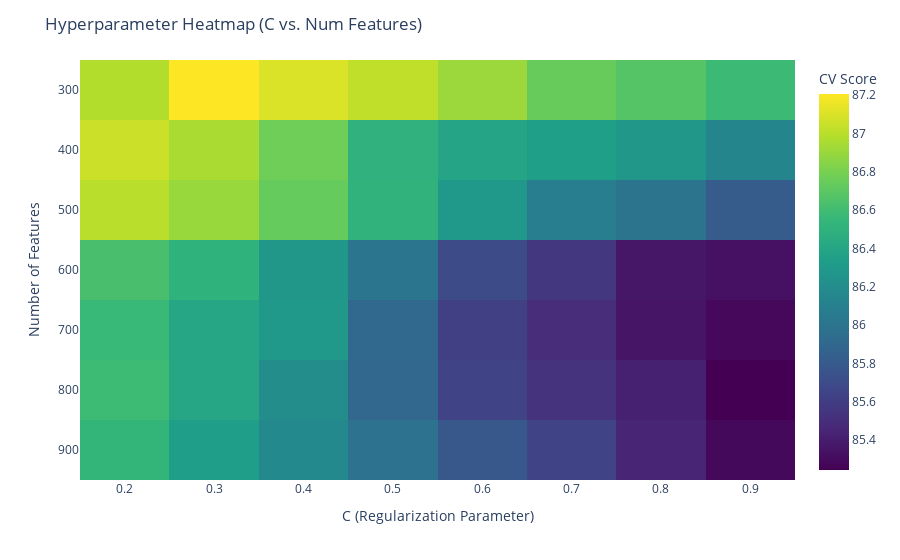

The code cell stored with this chart in its notebook:
### Code cell
gsr = grid_search_results.copy()
gsr["score"] = gsr["cv_mean"]
gsr["C"] = grid_search_results["C"].astype(str)
gsr["num_features"] = grid_search_results["num_features"]
heatmap_data = gsr.pivot(index="num_features", columns="C", values="score")
fig = px.imshow(
    heatmap_data, 
    labels=dict(x="C (Regularization)", y="Number of Features", color="CV Score"),
    color_continuous_scale="Viridis",  # Color options: 'Blues', 'Inferno', 'Magma'
    aspect="auto"
)

# Add titles and format layout
fig.update_layout(
    title="Hyperparameter Heatmap (C vs. Num Features)",
    xaxis_title="C (Regularization Parameter)",
    yaxis_title="Number of Features",
)

fig.show()

### Figure 1 — Plotly figure (JSON) as saved in the notebook; plotly's stock layout.template omitted (floating-point values rounded to 4 significant figures)
{"data": [{"coloraxis": "coloraxis", "hovertemplate": "C (Regularization): %{x}<br>Number of Features: %{y}<br>CV Score: %{z}<extra></extra>", "name": "0", "type": "heatmap", "x": ["0.2", "0.3", "0.4", "0.5", "0.6", "0.7", "0.8", "0.9"], "xaxis": "x", "y": [300, 400, 500, 600, 700, 800, 900], "yaxis": "y", "z": [[86.98, 87.21, 87.1, 87.02, 86.91, 86.74, 86.67, 86.58], [87.06, 86.95, 86.77, 86.5, 86.39, 86.34, 86.28, 86.14], [87, 86.9, 86.74, 86.51, 86.29, 86.08, 86, 85.82], [86.63, 86.51, 86.28, 86.01, 85.69, 85.57, 85.36, 85.33], [86.57, 86.4, 86.29, 85.9, 85.62, 85.49, 85.36, 85.28], [86.58, 86.4, 86.2, 85.89, 85.64, 85.53, 85.42, 85.24], [86.53, 86.33, 86.17, 85.98, 85.78, 85.64, 85.44, 85.29]]}], "layout": {"coloraxis": {"colorbar": {"title": {"text": "CV Score"}}, "colorscale": [[0, "#440154"], [0.1111, "#482878"], [0.2222, "#3e4989"], [0.3333, "#31688e"], [0.4444, "#26828e"], [0.5556, "#1f9e89"], [0.6667, "#35b779"], [0.7778, "#6ece58"], [0.8889, "#b5de2b"], [1, "#fde725"]]}, "margin": {"t": 60}, "title": {"text": "Hyperparameter Heatmap (C vs. Num Features)"}, "xaxis": {"anchor": "y", "domain": [0, 1], "title": {"text": "C (Regularization Parameter)"}}, "yaxis": {"anchor": "x", "autorange": "reversed", "domain": [0, 1], "title": {"text": "Number of Features"}}}}
